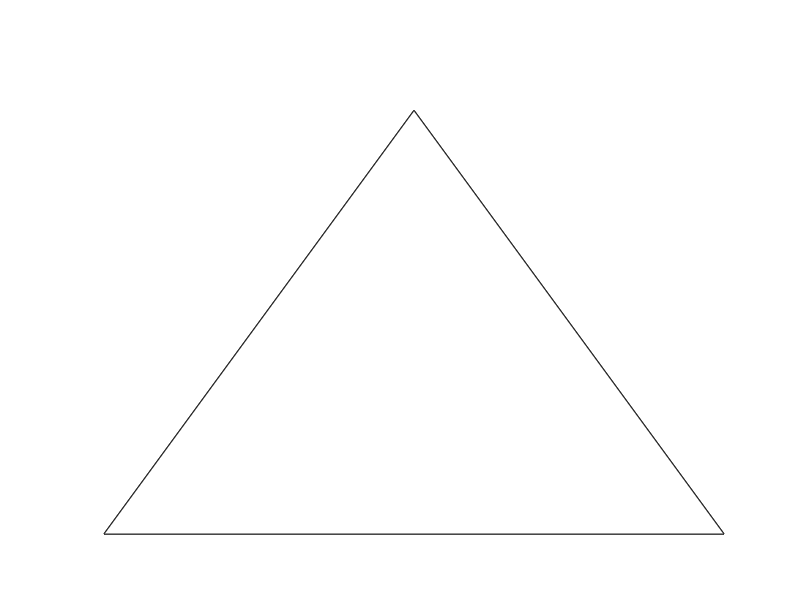

Recreate this plot in MATLAB. (Note: this script raises an error after producing the figure.)
% TERNAXES create ternary axis
%   HOLD_STATE = TERNAXES(MAJORS) creates a ternary axis system using the system
%   defaults and with MAJORS major tickmarks.

% Author: Carl Sandrock 20050211

% To Do

% Modifications
% 20160405 (SA) Added lines to change the order/direction of axes (i.e.
%               clockwise or counter-clockwise) cooresponding to user-specified 
%               option on terncoords

% Modifiers
% (CS) Carl Sandrock
% (SA) Shahab Afshari

function [hold_state, cax, next] = ternaxes(majors)
if nargin < 1
    majors = 10;
end

% TODO: Handle these as options
direction = 'counter-clockwise';
percentage = false;

%TODO: Get a better way of offsetting the labels
xoffset = 0.25;
yoffset = 0.01;

% get hold state
cax = newplot;
next = lower(get(cax,'NextPlot'));
hold_state = ishold;

% get x-axis text color so grid is in same color
tc = get(cax,'xcolor');
ls = get(cax,'gridlinestyle');

% Hold on to current Text defaults, reset them to the
% Axes' font attributes so tick marks use them.
fAngle  = get(cax, 'DefaultTextFontAngle');
fName   = get(cax, 'DefaultTextFontName');
fSize   = get(cax, 'DefaultTextFontSize');
fWeight = get(cax, 'DefaultTextFontWeight');
fUnits  = get(cax, 'DefaultTextUnits');

set(cax, 'DefaultTextFontAngle',  get(cax, 'FontAngle'), ...
         'DefaultTextFontName',   get(cax, 'FontName'), ...
         'DefaultTextFontSize',   get(cax, 'FontSize'), ...
         'DefaultTextFontWeight', get(cax, 'FontWeight'), ...
         'DefaultTextUnits','data')

% only do grids if hold is off
if ~hold_state
	%plot axis lines
	hold on;
	plot ([0 1 0.5 0],[0 0 sin(1/3*pi) 0], 'color', tc, 'linewidth',1,...
                   'handlevisibility','off');
	set(gca, 'visible', 'off');

    % plot background if necessary
    if ~ischar(get(cax,'color'))
       patch('xdata', [0 1 0.5 0], 'ydata', [0 0 sin(1/3*pi) 0], ...
             'edgecolor',tc,'facecolor',get(gca,'color'),...
             'handlevisibility','off');
    end

	% Generate labels
    majorticks = linspace(0, 1, majors + 1); 
    majorticks = majorticks(1:end-1);

    if percentage
        multiplier = 100;
    else
        multiplier = 1;
    end
    
    if ~strcmp(direction, 'clockwise')
        labels = num2str(majorticks'*multiplier);
    else
        labels = num2str(majorticks(end:-1:1)'*multiplier);
    end
    
    zerocomp = zeros(size(majorticks)); % represents zero composition
    
	% Plot right labels (no c - only b a)
    [lxc, lyc] = terncoords(1-majorticks, majorticks, zerocomp);
	text(lxc+0.005, lyc-0, [repmat('  ', length(labels), 1) labels]);
    
	% Plot bottom labels (no b - only a c)
    [lxb, lyb] = terncoords(majorticks, zerocomp, 1-majorticks); % fB = 1-fA
	text(lxb-0.02, lyb-0, labels, 'VerticalAlignment', 'Top');
	
	% Plot left labels (no a, only c b)
	[lxa, lya] = terncoords(zerocomp, 1-majorticks, majorticks);
	text(lxa-0.06, lya+0, labels);
	
	nlabels = length(labels)-1;
	for i = 1:nlabels
        plot([lxa(i+1) lxb(nlabels - i + 2)], [lya(i+1) lyb(nlabels - i + 2)], ls, 'color', tc, 'linewidth',0.25,...
           'handlevisibility','off');
        plot([lxb(i+1) lxc(nlabels - i + 2)], [lyb(i+1) lyc(nlabels - i + 2)], ls, 'color', tc, 'linewidth',0.25,...
           'handlevisibility','off');
        plot([lxc(i+1) lxa(nlabels - i + 2)], [lyc(i+1) lya(nlabels - i + 2)], ls, 'color', tc, 'linewidth',0.25,...
           'handlevisibility','off');
	end;
end;

% Reset defaults
set(cax, 'DefaultTextFontAngle', fAngle , ...
    'DefaultTextFontName',   fName , ...
    'DefaultTextFontSize',   fSize, ...
    'DefaultTextFontWeight', fWeight, ...
    'DefaultTextUnits', fUnits );
